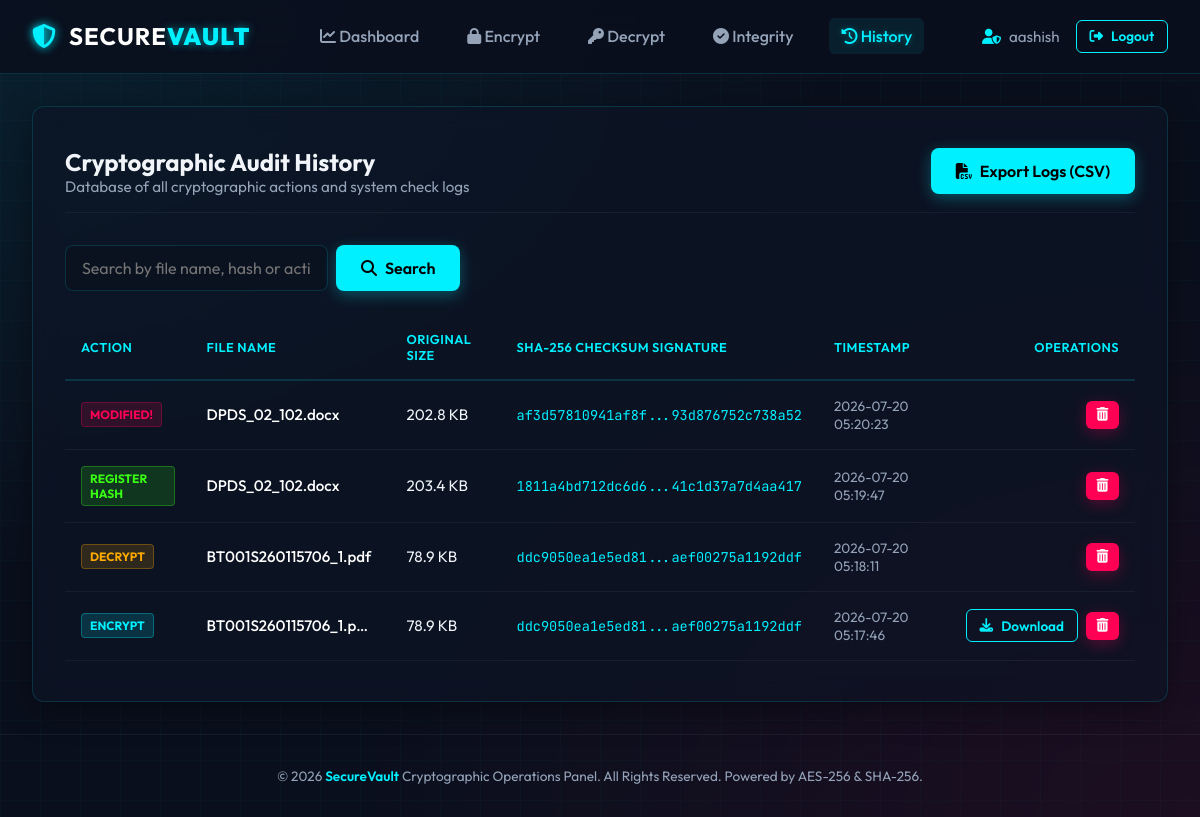
The app's page /history (signed in) with its own data.
### tables this page shows
CREATE TABLE file_history (
            id INTEGER PRIMARY KEY AUTOINCREMENT,
            user_id INTEGER NOT NULL,
            filename TEXT NOT NULL,
            file_size INTEGER NOT NULL,
            sha256_hash TEXT NOT NULL,
            operation TEXT NOT NULL,
            timestamp TIMESTAMP DEFAULT CURRENT_TIMESTAMP,
            FOREIGN KEY(user_id) REFERENCES users(id) ON DELETE CASCADE
        );

### app.py (the view)
@app.route('/history')
@login_required
def history():
    user_id = session['user_id']
    search_query = request.args.get('search', '').strip()
    history_records = models.get_history_by_user(user_id, search_query)
    return render_template('history.html', history=history_records, search_query=search_query)

### auth.py (called while the page is built)
def login_required(f):
    @wraps(f)
    def decorated_function(*args, **kwargs):
        if 'user_id' not in session:
            flash("Authentication required. Please log in first.", "warning")
            return redirect(url_for('auth.login'))
        return f(*args, **kwargs)
    return decorated_function

### database.py (called while the page is built)
def get_db_connection():
    conn = sqlite3.connect(DATABASE_PATH)
    conn.row_factory = sqlite3.Row
    conn.execute("PRAGMA foreign_keys = ON;")
    return conn

### models.py (called while the page is built)
def get_history_by_user(user_id, search_query=None):
    conn = get_db_connection()
    cursor = conn.cursor()
    if search_query:
        q = f"%{search_query}%"
        cursor.execute(
            """
            SELECT * FROM file_history
            WHERE user_id = ? AND (filename LIKE ? OR operation LIKE ? OR sha256_hash LIKE ?)
            ORDER BY timestamp DESC
            """,
            (user_id, q, q, q)
        )
    else:
        cursor.execute(
            "SELECT * FROM file_history WHERE user_id = ? ORDER BY timestamp DESC",
            (user_id,)
        )
    rows = cursor.fetchall()
    conn.close()
    return rows

### templates/history.html (shortened to what this page needs)
{% extends 'base.html' %}
{% block content %}
<div class="glass-panel" style="padding: 2.5rem 2rem;">
    <div style="display: flex; justify-content: space-between; align-items: center; margin-bottom: 2rem; border-bottom: 1px solid rgba(255,255,255,0.05); padding-bottom: 1rem; flex-wrap: wrap; gap: 1rem;">
        <div>
            <h2>Cryptographic Audit History</h2>
            <p style="color: var(--text-muted); font-size: 0.95rem;">Database of all cryptographic actions and system check logs</p>
        </div>
        <a href="{{ url_for('export_history') }}" class="btn btn-cyan">
            <i class="fa-solid fa-file-csv"></i> Export Logs (CSV)
        </a>
    </div>
    <div class="history-controls">
        <form action="{{ url_for('history') }}" method="GET" class="search-form">
            <input type="text" name="search" class="form-control" placeholder="Search by file name, hash or action..." value="{{ search_query or '' }}">
            <button type="submit" class="btn btn-cyan">
                <i class="fa-solid fa-magnifying-glass"></i> Search
            </button>
        </form>
    </div>
    {% if history %}
        <div class="table-wrapper">
            <table class="custom-table">
                <thead>
                    <tr>
                        <th>Action</th>
                        <th>File Name</th>
                        <th>Original Size</th>
                        <th>SHA-256 Checksum Signature</th>
                        <th>Timestamp</th>
                        <th style="text-align: right;">Operations</th>
                    </tr>
                </thead>
                <tbody>
                    {% for row in history %}
                        <tr>
                            <td>
                                {% if row.operation == 'ENCRYPT' %}
                                    <span class="badge badge-encrypt">Encrypt</span>
                                {% elif row.operation == 'DECRYPT' %}
                                    <span class="badge badge-decrypt">Decrypt</span>
                                {% elif row.operation == 'REGISTER_HASH' %}
                                    <span class="badge badge-register-hash">Register Hash</span>
                                {% elif row.operation == 'VERIFY_SUCCESS' %}
                                    <span class="badge badge-verify-success">Verified OK</span>
                                {% elif row.operation == 'VERIFY_FAIL' %}
                                    <span class="badge badge-verify-fail">Modified!</span>
                                {% else %}
                                    <span class="badge" style="background: rgba(255,255,255,0.05); color: #fff;">{{ row.operation }}</span>
                                {% endif %}
                            </td>
                            <td style="font-weight: 500; color: #fff; max-width: 200px; overflow: hidden; text-overflow: ellipsis; white-space: nowrap;">
                                {{ row.filename }}
                            </td>
                            <td>
                                {% if row.file_size < 1024 %}
                                    {{ row.file_size }} B
                                {% elif row.file_size < 1024 * 1024 %}
                                    {{ "%.1f"|format(row.file_size / 1024) }} KB
                                {% else %}
                                    {{ "%.1f"|format(row.file_size / (1024 * 1024)) }} MB
                                {% endif %}
                            </td>
                            <td class="td-mono" style="color: var(--accent-cyan);" title="{{ row.sha256_hash }}">
                                {{ row.sha256_hash[:16] }}...{{ row.sha256_hash[-16:] }}
                            </td>
                            <td style="color: var(--text-muted); font-size: 0.85rem;">
                                {{ row.timestamp }}
                            </td>
                            <td style="text-align: right;">
                                <div style="display: inline-flex; gap: 0.5rem; justify-content: flex-end; align-items: center;">
                                    {% if row.operation == 'ENCRYPT' %}
                                        <a href="{{ url_for('download_file', history_id=row.id) }}" class="btn btn-outline btn-small" title="Download Encrypted File">
                                            <i class="fa-solid fa-download"></i> Download
                                        </a>
                                    {% endif %}
                                    <form action="{{ url_for('delete_history', entry_id=row.id) }}" method="POST" style="margin: 0;" onsubmit="return confirm('Are you sure you want to delete this record from logs? (If encrypted, the server-stored file will be deleted permanently)');">
                                        <button type="submit" class="btn btn-red btn-small" style="padding: 0.4rem 0.6rem;" title="Delete Record">
                                            <i class="fa-solid fa-trash-can"></i>
                                        </button>
                                    </form>
                                </div>
                            </td>
                        </tr>
                    {% endfor %}
                </tbody>
            </table>
        </div>
    {% endif %}
</div>
{% endblock %}

### static/css/style.css (style rules this page uses)
:root { --bg-primary: #0a0f1d; --bg-secondary: rgba(21, 27, 45, 0.7); --bg-glass: rgba(13, 20, 38, 0.65); --accent-cyan: #00f0ff; --accent-cyan-hover: #00b8cc; --accent-cyan-rgb: 0, 240, 255; --accent-green: #39ff14; --accent-green-rgb: 57, 255, 20; --accent-red: #ff0055; --accent-red-rgb: 255, 0, 85; --accent-warning: #ffaa00; --text-primary: #f1f5f9; --text-muted: #94a3b8; --border-color: rgba(0, 240, 255, 0.15); --border-glow: 0 0 15px rgba(0, 240, 255, 0.2); --border-radius: 12px; }
* { margin: 0; padding: 0; box-sizing: border-box; }
body { background-color: var(--bg-primary); background-image: radial-gradient(at 0% 0%, rgba(0, 240, 255, 0.08) 0px, transparent 50%), radial-gradient(at 100% 100%, rgba(255, 0, 85, 0.08) 0px, transparent 50%), linear-gradient(rgba(0, 240, 255, 0.02) 1px, transparent 1px), linear-gradient(90deg, rgba(0, 240, 255, 0.02) 1px, transparent 1px); background-size: 100% 100%, 100% 100%, 40px 40px, 40px 40px; color: var(--text-primary); font-family: 'Outfit', sans-serif; min-height: 100vh; display: flex; flex-direction: column; overflow-x: hidden; }
.glass-panel { background: var(--bg-glass); backdrop-filter: blur(12px); -webkit-backdrop-filter: blur(12px); border: 1px solid var(--border-color); border-radius: var(--border-radius); box-shadow: 0 8px 32px 0 rgba(0, 0, 0, 0.37); transition: all 0.3s cubic-bezier(0.25, 0.8, 0.25, 1); }
.btn { display: inline-flex; align-items: center; justify-content: center; gap: 0.5rem; padding: 0.75rem 1.5rem; border-radius: 8px; font-family: 'Outfit', sans-serif; font-size: 1rem; font-weight: 600; text-decoration: none; cursor: pointer; transition: all 0.3s ease; border: 1px solid transparent; }
.btn-cyan { background: var(--accent-cyan); color: #000; box-shadow: 0 4px 15px rgba(0, 240, 255, 0.3); }
.btn-outline { background: transparent; border-color: var(--accent-cyan); color: var(--accent-cyan); }
.btn-red { background: var(--accent-red); color: #fff; box-shadow: 0 4px 15px rgba(255, 0, 85, 0.3); }
.btn-small { padding: 0.4rem 0.8rem; font-size: 0.85rem; border-radius: 6px; }
.form-control { background: rgba(10, 15, 29, 0.6); border: 1px solid rgba(0, 240, 255, 0.15); border-radius: 8px; padding: 0.75rem 1rem; color: #fff; font-family: 'Outfit', sans-serif; font-size: 1rem; outline: none; transition: all 0.3s ease; }
.table-wrapper { overflow-x: auto; width: 100%; }
.custom-table { width: 100%; border-collapse: collapse; text-align: left; font-size: 0.95rem; }
.custom-table th { padding: 1rem; border-bottom: 2px solid rgba(0, 240, 255, 0.15); font-weight: 600; color: var(--accent-cyan); text-transform: uppercase; font-size: 0.8rem; letter-spacing: 0.5px; }
.custom-table td { padding: 1rem; border-bottom: 1px solid rgba(255, 255, 255, 0.05); vertical-align: middle; }
.td-mono { font-family: 'JetBrains Mono', monospace; font-size: 0.85rem; }
.badge { display: inline-block; padding: 0.25rem 0.5rem; border-radius: 4px; font-size: 0.75rem; font-weight: 700; text-transform: uppercase; }
.badge-encrypt { background: rgba(0, 240, 255, 0.15); border: 1px solid rgba(0, 240, 255, 0.3); color: var(--accent-cyan); }
.badge-decrypt { background: rgba(255, 170, 0, 0.15); border: 1px solid rgba(255, 170, 0, 0.3); color: var(--accent-warning); }
.badge-verify-success, .badge-register-hash { background: rgba(57, 255, 20, 0.15); border: 1px solid rgba(57, 255, 20, 0.3); color: var(--accent-green); }
.badge-verify-fail { background: rgba(255, 0, 85, 0.15); border: 1px solid rgba(255, 0, 85, 0.3); color: var(--accent-red); }
.history-controls { display: flex; justify-content: space-between; align-items: center; gap: 1rem; margin-bottom: 1.5rem; }
.search-form { display: flex; gap: 0.5rem; flex: 1; max-width: 400px; }

### records on screen
file_history: operation "MODIFIED!", filename "DPDS_02_102.docx", row.file_size/1024 "202.8", sha256_hash "af3d57810941af8f", sha256_hash "93d876752c738a52", timestamp "2026-07-20 05:20:23"
file_history: operation "REGISTER HASH", filename "DPDS_02_102.docx", row.file_size/1024 "203.4", sha256_hash "1811a4bd712dc6d6", sha256_hash "41c1d37a7d4aa417", timestamp "2026-07-20 05:19:47"
file_history: operation "DECRYPT", filename "BT001S260115706_1.pdf", row.file_size/1024 "78.9", sha256_hash "ddc9050ea1e5ed81", sha256_hash "aef00275a1192ddf", timestamp "2026-07-20 05:18:11"
file_history: operation "ENCRYPT", filename "BT001S260115706_1.p…", row.file_size/1024 "78.9", sha256_hash "ddc9050ea1e5ed81", sha256_hash "aef00275a1192ddf", timestamp "2026-07-20 05:17:46"

### other values on screen
{{ session.get('username') }} "aashish"
